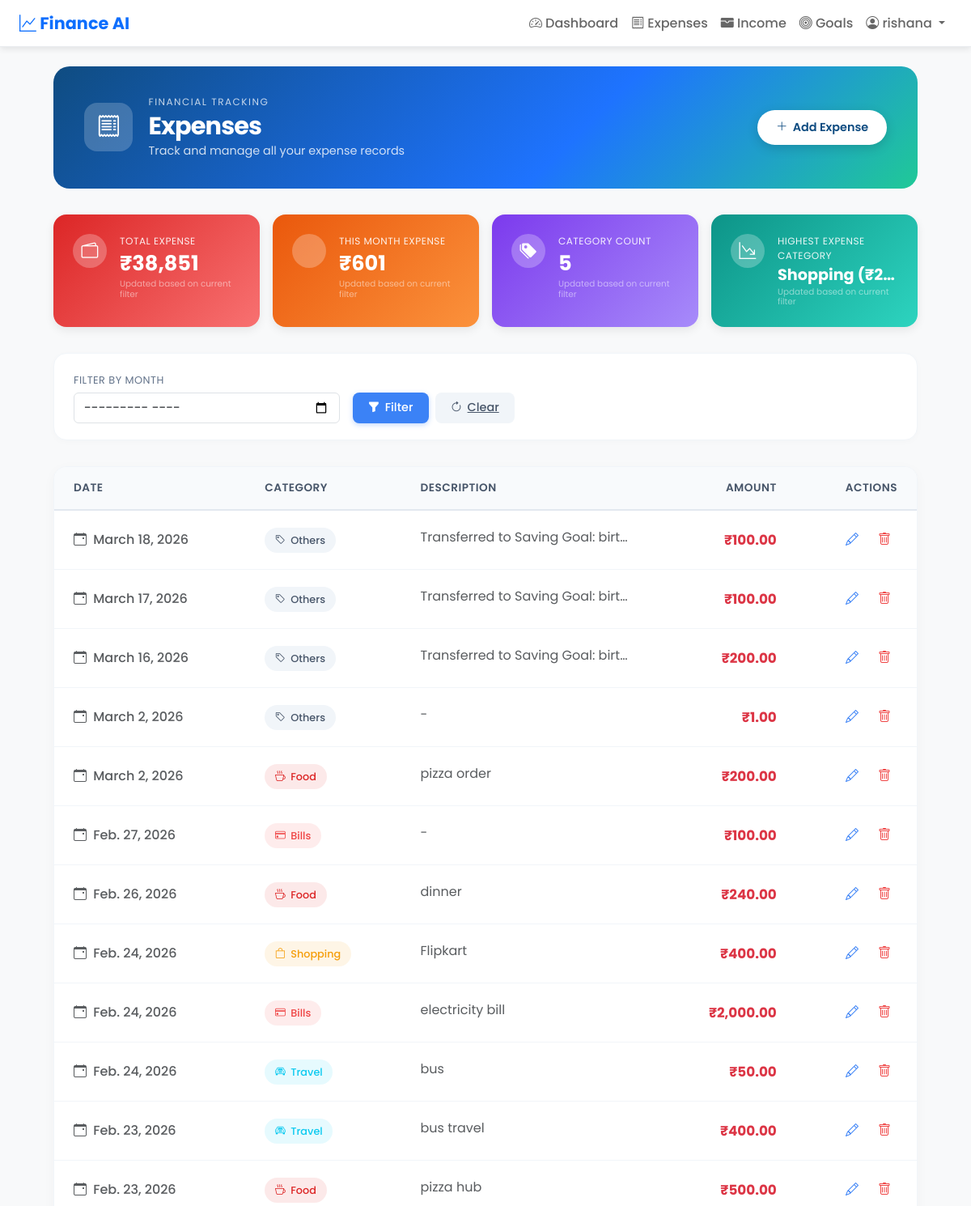
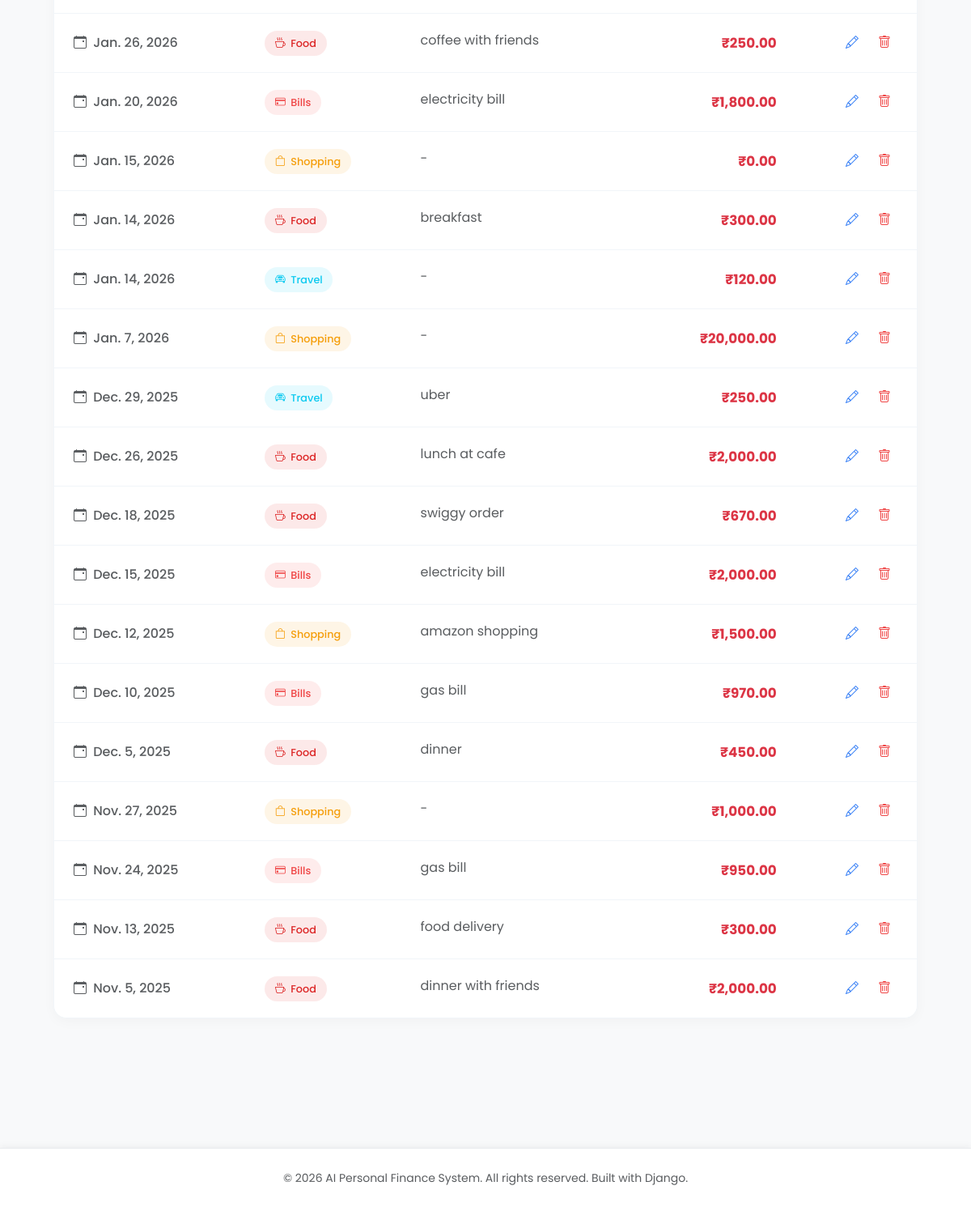
The app's page /expenses/ (signed in) with its own data (2 pictures, top to bottom).
### expenses/models.py (models this page shows, shortened)
class Expense(models.Model):
	CATEGORY_CHOICES = [
		('Food', 'Food'),
		('Travel', 'Travel'),
		('Shopping', 'Shopping'),
		('Bills', 'Bills'),
		('Others', 'Others'),
	]
	user = models.ForeignKey(User, on_delete=models.CASCADE, related_name='expenses')
	category = models.CharField(max_length=20, choices=CATEGORY_CHOICES)
	amount = models.DecimalField(
		max_digits=10,
		decimal_places=2,
		validators=[
			MinValueValidator(Decimal('0.01')),
			MaxValueValidator(Decimal('1000000.00'))
		]
	)
	description = models.TextField(blank=True)
	date = models.DateField(default=dt_date.today)
	is_anomaly = models.BooleanField(default=False)
	is_auto_categorized = models.BooleanField(default=False)
	is_ml_predicted = models.BooleanField(default=False)
	class Meta:
		ordering = ['-date', '-id']

### expenses/views.py (the view)
# urls.py: path('expenses/', views.expense_list, name='expense_list'),
@login_required
@user_passes_test(is_regular_user, redirect_field_name=None)
def expense_list(request):
	if request.user.is_staff or request.user.is_superuser:
		return redirect('admin_dashboard')
	form = MonthFilterForm(request.GET or None)
	qs = Expense.objects.filter(user=request.user)
	selected_month = None
	if form.is_valid() and form.cleaned_data.get('month'):
		selected_month = form.cleaned_data['month']
		qs = qs.filter(date__year=selected_month.year, date__month=selected_month.month)
	total_expense = qs.aggregate(total=Sum('amount'))['total'] or Decimal('0.00')
	today = date.today()
	if selected_month:
		this_month_qs = qs
		month_label = f"Expense ({selected_month.strftime('%b %Y')})"
	else:
		this_month_qs = qs.filter(date__year=today.year, date__month=today.month)
		month_label = "This Month Expense"
	this_month_expense = this_month_qs.aggregate(total=Sum('amount'))['total'] or Decimal('0.00')
	unique_category_count = qs.values('category').distinct().count()
	highest_cat_data = qs.values('category').annotate(cat_total=Sum('amount')).order_by('-cat_total').first()
	if highest_cat_data:
		highest_expense_category = f"{highest_cat_data['category']} (₹{highest_cat_data['cat_total']:,.0f})"
	else:
		highest_expense_category = None
	context = {
		'expenses': qs.order_by('-date', '-id'),
		'form': form,
		'selected_month': selected_month,
		'total_expense': total_expense,
		'this_month_expense': this_month_expense,
		'month_label': month_label,
		'unique_category_count': unique_category_count,
		'highest_expense_category': highest_expense_category,
	}
	return render(request, 'expense_list.html', context)

### expenses/forms.py
class MonthFilterForm(forms.Form):
    month = forms.DateField(
        required=False,
        widget=forms.DateInput(attrs={"type": "month", "class": "form-control"}),
        help_text="Filter by month",
    )

### expenses/views.py (called while the page is built)
def is_regular_user(user):
	return not (user.is_staff or user.is_superuser)

### expenses/templates/expense_list.html (shortened to what this page needs)
{% extends 'base.html' %}
{% load humanize %}
{% block content %}
<div class="goals-page">
  <div class="goals-hero">
    <div class="goals-hero-content">
      <div class="hero-left">
        <div class="hero-icon-wrap">
          <i class="bi bi-receipt"></i>
        </div>
        <div>
          <p class="hero-eyebrow">Financial Tracking</p>
          <h1 class="hero-title">Expenses</h1>
          <p class="hero-sub">Track and manage all your expense records</p>
        </div>
      </div>
      <a href="/expenses/add/" class="btn-add-goal">
        <i class="bi bi-plus-lg"></i> Add Expense
      </a>
    </div>
  </div>
  <div class="stat-grid">
    <div class="stat-card stat-red">
      <div class="stat-icon-wrap"><i class="bi bi-wallet2"></i></div>
      <div class="stat-info">
        <span class="stat-label">Total Expense</span>
        <span class="stat-value">₹{{ total_expense|default:"0"|intcomma }}</span>
        <small class="text-white-50 mt-1 d-block" style="font-size: 0.65rem; line-height: 1.2;">Updated based on current filter</small>
      </div>
    </div>
    <div class="stat-card stat-orange">
      <div class="stat-icon-wrap"></div>
      <div class="stat-info">
        <span class="stat-label">{{ month_label|default:"This Month Expense" }}</span>
        <span class="stat-value">₹{{ this_month_expense|default:"0"|intcomma }}</span>
        <small class="text-white-50 mt-1 d-block" style="font-size: 0.65rem; line-height: 1.2;">Updated based on current filter</small>
      </div>
    </div>
    <div class="stat-card stat-purple">
      <div class="stat-icon-wrap"><i class="bi bi-tags-fill"></i></div>
      <div class="stat-info">
        <span class="stat-label">Category Count</span>
        <span class="stat-value">{{ unique_category_count|default:"0" }}</span>
        <small class="text-white-50 mt-1 d-block" style="font-size: 0.65rem; line-height: 1.2;">Updated based on current filter</small>
      </div>
    </div>
    <div class="stat-card stat-teal">
      <div class="stat-icon-wrap"><i class="bi bi-graph-down-arrow"></i></div>
      <div class="stat-info flex-grow-1 overflow-hidden">
        <span class="stat-label">Highest Expense Category</span>
        {% if highest_expense_category %}
        <span class="stat-value text-truncate d-block" style="font-size: 1.2rem; max-width: 100%;" title="{{ highest_expense_category }}">{{ highest_expense_category }}</span>
        {% else %}
        <span class="stat-value d-block" style="font-size: 1.2rem;">-</span>
        {% endif %}
        <small class="text-white-50 mt-1 d-block" style="font-size: 0.65rem; line-height: 1.2;">Updated based on current filter</small>
      </div>
    </div>
  </div>
  <div class="filter-card">
    <form method="get" class="row g-3 align-items-end">
      <div class="col-md-4 position-relative">
        <label class="form-label fw-600 custom-label">Filter by Month</label>
        {{ form.month }}
      </div>
      <div class="col-md-auto d-flex gap-2">
        <button class="btn-filter" type="submit"><i class="bi bi-funnel-fill"></i> Filter</button>
        <a class="btn-clear" href="/expenses/"><i class="bi bi-arrow-clockwise"></i> Clear</a>
      </div>
    </form>
  </div>
  {% if expenses %}
  <div class="income-table-card table-responsive mb-4">
    <table class="table income-table align-middle mb-0">
      <thead>
        <tr>
          <th>Date</th>
          <th>Category</th>
          <th>Description</th>
          <th class="text-end">Amount</th>
          <th class="text-end">Actions</th>
        </tr>
      </thead>
      <tbody>
        {% for e in expenses %}
        <tr>
          <td class="text-nowrap text-muted fw-medium"><i class="bi bi-calendar-event me-1"></i> {{ e.date }}</td>
          <td>
            <span class="source-badge
              {% if e.category == 'Food' %}badge-food
              {% elif e.category == 'Travel' %}badge-travel
              {% elif e.category == 'Shopping' %}badge-shopping
              {% elif e.category == 'Bills' %}badge-bills
              {% else %}badge-other{% endif %}">
              <i class="bi bi-{% if e.category == 'Food' %}cup-hot{% elif e.category == 'Travel' %}car-front{% elif e.category == 'Shopping' %}bag{% elif e.category == 'Bills' %}credit-card{% else %}tag{% endif %}"></i>
              {{ e.category }}
            </span>
          </td>
          <td class="text-muted" style="max-width: 250px;"><span class="text-truncate d-inline-block w-100">{{ e.description|default:"-" }}</span></td>
          <td class="text-end fw-bold text-danger" style="font-size: 1.05rem;">
            ₹{{ e.amount|floatformat:2|intcomma }}
          </td>
          <td class="text-end text-nowrap">
            <div class="d-flex justify-content-end gap-2">
              <a href="/expenses/{{ e.id }}/edit/" class="btn-icon btn-icon-edit" title="Edit">
                <i class="bi bi-pencil"></i>
              </a>
              <form action="/expenses/{{ e.id }}/delete/" method="post" class="d-inline m-0 p-0" title="Delete">
                <button class="btn-icon btn-icon-delete" onclick="return confirm('Are you sure you want to delete this expense?')" type="submit">
                  <i class="bi bi-trash"></i>
                </button>
              </form>
            </div>
          </td>
        </tr>
        {% endfor %}
      </tbody>
    </table>
  </div>
  {% endif %}
</div>
{% endblock %}

### expenses/templates/base.html (shortened to what this page needs)
<!DOCTYPE html>
<html lang="en">
<head>
  <link href="https://cdn.jsdelivr.net/npm/bootstrap@5.3.3/dist/css/bootstrap.min.css" rel="stylesheet" />
  <link href="https://cdn.jsdelivr.net/npm/bootstrap-icons@1.11.1/font/bootstrap-icons.css" rel="stylesheet" />
</head>
<body>
  <nav class="navbar navbar-expand-lg sticky-top">
    <div class="container-fluid ps-4 pe-4">
      <a class="navbar-brand" href="/"><i class="bi bi-graph-up"></i> Finance AI</a>
      <div class="collapse navbar-collapse" id="navbarNav">
        <ul class="navbar-nav ms-auto">
          {% if user.is_authenticated %}
          {% if user.is_staff and user.is_superuser %}
          <li class="nav-item"><a class="nav-link active" href="/admin-panel/"><i class="bi bi-shield-lock"></i> Admin
              Dashboard</a></li>
          <li class="nav-item"><a class="nav-link" href="/admin-panel/users/"><i class="bi bi-people"></i> Manage
              Users</a></li>
          <li class="nav-item"><a class="nav-link" href="/admin-panel/reports/"><i class="bi bi-file-earmark-pdf"></i>
              Reports</a></li>
          {% else %}
          <li class="nav-item"><a class="nav-link" href="/"><i class="bi bi-speedometer2"></i> Dashboard</a></li>
          <li class="nav-item"><a class="nav-link" href="/expenses/"><i class="bi bi-receipt"></i> Expenses</a></li>
          <li class="nav-item"><a class="nav-link" href="/income/"><i class="bi bi-wallet-fill"></i> Income</a></li>
          <li class="nav-item"><a class="nav-link" href="/saving-goals/"><i class="bi bi-bullseye"></i> Goals</a></li>
          {% endif %}
          <li class="nav-item dropdown">
            <a class="nav-link dropdown-toggle" href="#" role="button" data-bs-toggle="dropdown" aria-expanded="false">
              <i class="bi bi-person-circle"></i> {{ user.username }}
            </a>
          </li>
          {% else %}
          <li class="nav-item"><a class="nav-link" href="/login/"><i class="bi bi-box-arrow-in-right"></i> Login</a>
          </li>
          <li class="nav-item"><a class="btn btn-primary btn-sm ms-2" href="/register/">Sign Up</a></li>
          {% endif %}
        </ul>
      </div>
    </div>
  </nav>
  <main class="container-fluid ps-4 pe-4 py-4">
    {% block content %}{% endblock %}
  </main>
  <footer class="mt-5 py-4 text-center text-muted">
    <p class="mb-0"><small>&copy; 2026 AI Personal Finance System. All rights reserved. Built with Django.</small></p>
  </footer>
</body>
</html>

### expenses/templates/base.html (style rules this page uses)
:root { --bs-primary: #0d6efd; --bs-success: #198754; --bs-light: #f8f9fa; --color-shadow: 0 2px 8px rgba(0, 0, 0, 0.1); }
body { font-family: 'Poppins', sans-serif; background-color: #f8f9fa; color: #333; }
.navbar { background: white; box-shadow: var(--color-shadow); border-bottom: 1px solid #e9ecef; }
.navbar-brand { font-weight: 700; font-size: 1.3rem; color: #0d6efd !important; }
.nav-link { color: #666 !important; font-weight: 500; transition: color 0.2s; }
main { min-height: 85vh; }
footer { background-color: white; border-top: 1px solid #e9ecef; box-shadow: 0 -2px 8px rgba(0, 0, 0, 0.05); }

### records on screen
Expense: date "March 18, 2026", category "Others", description "Transferred to Saving Goal: birt…", amount "100.00"
Expense: date "March 17, 2026", category "Others", description "Transferred to Saving Goal: birt…", amount "100.00"
Expense: date "March 16, 2026", category "Others", description "Transferred to Saving Goal: birt…", amount "200.00"
Expense: date "March 2, 2026", category "Others", description "-", amount "1.00"
Expense: date "March 2, 2026", category "Food", description "pizza order", amount "200.00"
Expense: date "Feb. 27, 2026", category "Bills", description "-", amount "100.00"
Expense: date "Feb. 26, 2026", category "Food", description "dinner", amount "240.00"
Expense: date "Feb. 24, 2026", category "Shopping", description "Flipkart", amount "400.00"
Expense: date "Feb. 24, 2026", category "Bills", description "electricity bill", amount "2,000.00"
Expense: date "Feb. 24, 2026", category "Travel", description "bus", amount "50.00"
Expense: date "Feb. 23, 2026", category "Travel", description "bus travel", amount "400.00"
Expense: date "Feb. 23, 2026", category "Food", description "pizza hub", amount "500.00"
Expense: date "Jan. 26, 2026", category "Food", description "coffee with friends", amount "250.00"
Expense: date "Jan. 20, 2026", category "Bills", description "electricity bill", amount "1,800.00"
Expense: date "Jan. 15, 2026", category "Shopping", description "-", amount "0.00"
Expense: date "Jan. 14, 2026", category "Food", description "breakfast", amount "300.00"
Expense: date "Jan. 14, 2026", category "Travel", description "-", amount "120.00"
Expense: date "Jan. 7, 2026", category "Shopping", description "-", amount "20,000.00"
Expense: date "Dec. 29, 2025", category "Travel", description "uber", amount "250.00"
Expense: date "Dec. 26, 2025", category "Food", description "lunch at cafe", amount "2,000.00"
Expense: date "Dec. 18, 2025", category "Food", description "swiggy order", amount "670.00"
Expense: date "Dec. 15, 2025", category "Bills", description "electricity bill", amount "2,000.00"
Expense: date "Dec. 12, 2025", category "Shopping", description "amazon shopping", amount "1,500.00"
Expense: date "Dec. 10, 2025", category "Bills", description "gas bill", amount "970.00"
Expense: date "Dec. 5, 2025", category "Food", description "dinner", amount "450.00"
Expense: date "Nov. 27, 2025", category "Shopping", description "-", amount "1,000.00"
Expense: date "Nov. 24, 2025", category "Bills", description "gas bill", amount "950.00"
Expense: date "Nov. 13, 2025", category "Food", description "food delivery", amount "300.00"
Expense: date "Nov. 5, 2025", category "Food", description "dinner with friends", amount "2,000.00"

### other values on screen
{{ user.username }} "rishana"
{{ total_expense|default:"0"|intcomma }} "38,851"
{{ month_label|default:"This Month Expense" }} "THIS MONTH EXPENSE"
{{ this_month_expense|default:"0"|intcomma }} "601"
{{ unique_category_count|default:"0" }} "5"
{{ highest_expense_category }} "Shopping (₹2…"
